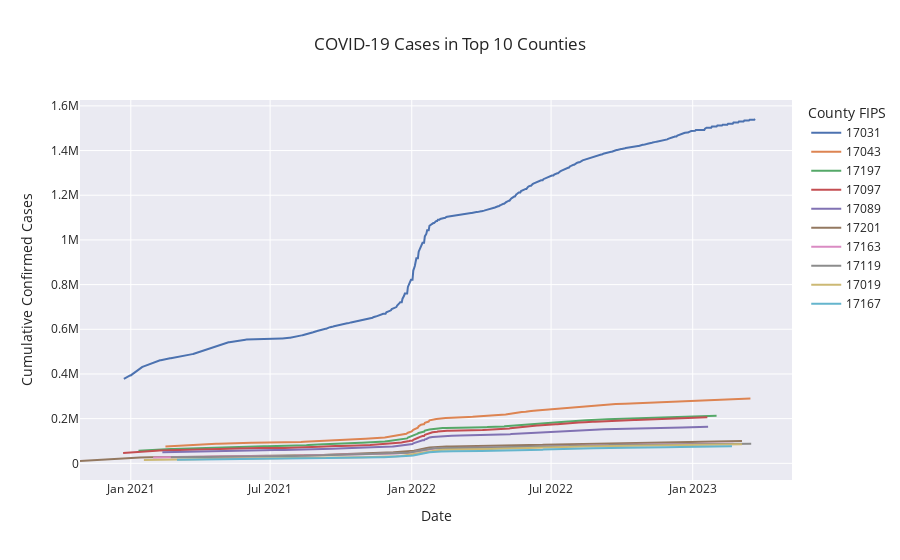

Notebook cell for this chart:
### Markdown cell above
## 6. County-Level Analysis

### Code cell
# Get top 10 counties by total confirmed cases
top_counties = df.groupby('location')['confirmed'].max().sort_values(ascending=False).head(10)
print("Top 10 Counties by Total Confirmed Cases:")
print(top_counties)

# Plot confirmed cases over time for top counties
fig, ax = plt.subplots(figsize=(14, 6))
for county in top_counties.index:
    county_data = df[df['location'] == county].sort_values('date')
    ax.plot(county_data['date'], county_data['confirmed'], label=county, linewidth=2)

ax.set_xlabel('Date', fontsize=12)
ax.set_ylabel('Cumulative Confirmed Cases', fontsize=12)
ax.set_title('COVID-19 Cases in Top 10 Counties', fontsize=14, fontweight='bold')
ax.legend(title='County FIPS', bbox_to_anchor=(1.05, 1), loc='upper left')
ax.grid(True, alpha=0.3)
plt.tight_layout()
plt.show()
import plotly.graph_objects as go

# Plot confirmed cases over time for top counties using Plotly
fig = go.Figure()

for county in top_counties.index:
    county_data = df[df['location'] == county].sort_values('date')
    fig.add_trace(go.Scatter(x=county_data['date'], 
                             y=county_data['confirmed'], 
                             mode='lines', 
                             name=county, 
                             line=dict(width=2)))

fig.update_layout(
    title='COVID-19 Cases in Top 10 Counties',
    xaxis_title='Date',
    yaxis_title='Cumulative Confirmed Cases',
    legend_title='County FIPS',
    template='seaborn'
)

fig.show()

### Figure 1 — Plotly figure (JSON) as saved in the notebook; plotly's stock layout.template omitted (floating-point values rounded to 4 significant figures; data arrays with more than 128 entries replaced by an {"elided": "..."} marker saying what was removed)
{"data": [{"line": {"width": 2}, "mode": "lines", "name": "17031", "type": "scatter", "x": {"elided": "823 str values"}, "y": {"elided": "823 int values"}}, {"line": {"width": 2}, "mode": "lines", "name": "17043", "type": "scatter", "x": {"elided": "185 str values"}, "y": {"elided": "185 int values"}}, {"line": {"width": 2}, "mode": "lines", "name": "17197", "type": "scatter", "x": {"elided": "256 str values"}, "y": {"elided": "256 int values"}}, {"line": {"width": 2}, "mode": "lines", "name": "17097", "type": "scatter", "x": {"elided": "388 str values"}, "y": {"elided": "388 int values"}}, {"line": {"width": 2}, "mode": "lines", "name": "17089", "type": "scatter", "x": {"elided": "156 str values"}, "y": {"elided": "156 int values"}}, {"line": {"width": 2}, "mode": "lines", "name": "17201", "type": "scatter", "x": {"elided": "228 str values"}, "y": {"elided": "228 int values"}}, {"line": {"width": 2}, "mode": "lines", "name": "17163", "type": "scatter", "x": {"elided": "296 str values"}, "y": {"elided": "296 int values"}}, {"line": {"width": 2}, "mode": "lines", "name": "17119", "type": "scatter", "x": {"elided": "394 str values"}, "y": {"elided": "394 int values"}}, {"line": {"width": 2}, "mode": "lines", "name": "17019", "type": "scatter", "x": {"elided": "189 str values"}, "y": {"elided": "189 int values"}}, {"line": {"width": 2}, "mode": "lines", "name": "17167", "type": "scatter", "x": {"elided": "196 str values"}, "y": {"elided": "196 int values"}}], "layout": {"legend": {"title": {"text": "County FIPS"}}, "title": {"text": "COVID-19 Cases in Top 10 Counties"}, "xaxis": {"title": {"text": "Date"}}, "yaxis": {"title": {"text": "Cumulative Confirmed Cases"}}}}
